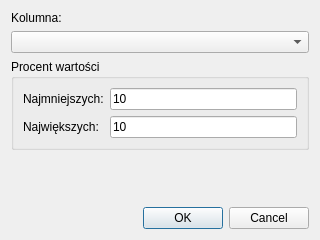
<?xml version="1.0" encoding="UTF-8"?>
<ui version="4.0">
 <class>Dialog</class>
 <widget class="QDialog" name="Dialog">
  <property name="windowModality">
   <enum>Qt::ApplicationModal</enum>
  </property>
  <property name="geometry">
   <rect>
    <x>0</x>
    <y>0</y>
    <width>320</width>
    <height>240</height>
   </rect>
  </property>
  <property name="windowTitle">
   <string>Opcje</string>
  </property>
  <layout class="QVBoxLayout" name="verticalLayout_2">
   <item>
    <layout class="QVBoxLayout" name="verticalLayout">
     <item>
      <widget class="QLabel" name="label">
       <property name="text">
        <string>Kolumna:</string>
       </property>
      </widget>
     </item>
     <item>
      <widget class="QComboBox" name="columnNameCombobox"/>
     </item>
     <item>
      <widget class="QGroupBox" name="groupBox">
       <property name="title">
        <string>Procent wartości</string>
       </property>
       <layout class="QVBoxLayout" name="verticalLayout_4">
        <item>
         <layout class="QHBoxLayout" name="horizontalLayout_4">
          <item>
           <layout class="QVBoxLayout" name="verticalLayout_5">
            <item>
             <widget class="QLabel" name="label_2">
              <property name="text">
               <string>Najmniejszych:</string>
              </property>
             </widget>
            </item>
            <item>
             <widget class="QLabel" name="label_3">
              <property name="text">
               <string>Największych:</string>
              </property>
             </widget>
            </item>
           </layout>
          </item>
          <item>
           <layout class="QVBoxLayout" name="verticalLayout_7">
            <item>
             <widget class="QLineEdit" name="smallestTextbox">
              <property name="text">
               <string>10</string>
              </property>
             </widget>
            </item>
            <item>
             <widget class="QLineEdit" name="biggestTextbox">
              <property name="text">
               <string>10</string>
              </property>
             </widget>
            </item>
           </layout>
          </item>
         </layout>
        </item>
       </layout>
      </widget>
     </item>
    </layout>
   </item>
   <item>
    <spacer name="verticalSpacer">
     <property name="orientation">
      <enum>Qt::Vertical</enum>
     </property>
     <property name="sizeHint" stdset="0">
      <size>
       <width>20</width>
       <height>40</height>
      </size>
     </property>
    </spacer>
   </item>
   <item>
    <widget class="QDialogButtonBox" name="buttonBox">
     <property name="orientation">
      <enum>Qt::Horizontal</enum>
     </property>
     <property name="standardButtons">
      <set>QDialogButtonBox::Cancel|QDialogButtonBox::Ok</set>
     </property>
    </widget>
   </item>
  </layout>
 </widget>
 <resources/>
 <connections>
  <connection>
   <sender>buttonBox</sender>
   <signal>accepted()</signal>
   <receiver>Dialog</receiver>
   <slot>accept()</slot>
   <hints>
    <hint type="sourcelabel">
     <x>248</x>
     <y>254</y>
    </hint>
    <hint type="destinationlabel">
     <x>157</x>
     <y>274</y>
    </hint>
   </hints>
  </connection>
  <connection>
   <sender>buttonBox</sender>
   <signal>rejected()</signal>
   <receiver>Dialog</receiver>
   <slot>reject()</slot>
   <hints>
    <hint type="sourcelabel">
     <x>316</x>
     <y>260</y>
    </hint>
    <hint type="destinationlabel">
     <x>286</x>
     <y>274</y>
    </hint>
   </hints>
  </connection>
 </connections>
</ui>
